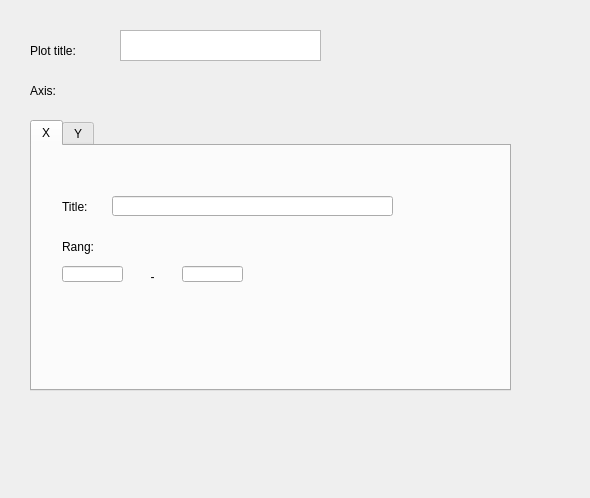
<?xml version="1.0" encoding="UTF-8"?>
<ui version="4.0">
 <class>Form</class>
 <widget class="QWidget" name="Form">
  <property name="geometry">
   <rect>
    <x>0</x>
    <y>0</y>
    <width>590</width>
    <height>498</height>
   </rect>
  </property>
  <property name="windowTitle">
   <string>Form</string>
  </property>
  <widget class="QTextEdit" name="textEdit">
   <property name="geometry">
    <rect>
     <x>120</x>
     <y>30</y>
     <width>201</width>
     <height>31</height>
    </rect>
   </property>
  </widget>
  <widget class="QLabel" name="label">
   <property name="geometry">
    <rect>
     <x>30</x>
     <y>30</y>
     <width>81</width>
     <height>41</height>
    </rect>
   </property>
   <property name="text">
    <string>Plot title:</string>
   </property>
  </widget>
  <widget class="QTabWidget" name="tabWidget">
   <property name="geometry">
    <rect>
     <x>30</x>
     <y>120</y>
     <width>481</width>
     <height>271</height>
    </rect>
   </property>
   <property name="currentIndex">
    <number>0</number>
   </property>
   <widget class="QWidget" name="tab">
    <attribute name="title">
     <string>X</string>
    </attribute>
    <widget class="QLabel" name="label_3">
     <property name="geometry">
      <rect>
       <x>30</x>
       <y>50</y>
       <width>71</width>
       <height>21</height>
      </rect>
     </property>
     <property name="text">
      <string>Title:</string>
     </property>
    </widget>
    <widget class="QLineEdit" name="lineEdit">
     <property name="geometry">
      <rect>
       <x>80</x>
       <y>50</y>
       <width>281</width>
       <height>20</height>
      </rect>
     </property>
    </widget>
    <widget class="QLabel" name="label_4">
     <property name="geometry">
      <rect>
       <x>30</x>
       <y>90</y>
       <width>71</width>
       <height>21</height>
      </rect>
     </property>
     <property name="text">
      <string>Rang:</string>
     </property>
    </widget>
    <widget class="QLineEdit" name="lineEdit_2">
     <property name="geometry">
      <rect>
       <x>30</x>
       <y>120</y>
       <width>61</width>
       <height>16</height>
      </rect>
     </property>
    </widget>
    <widget class="QLabel" name="label_5">
     <property name="geometry">
      <rect>
       <x>110</x>
       <y>120</y>
       <width>21</width>
       <height>21</height>
      </rect>
     </property>
     <property name="text">
      <string>-</string>
     </property>
     <property name="alignment">
      <set>Qt::AlignCenter</set>
     </property>
    </widget>
    <widget class="QLineEdit" name="lineEdit_3">
     <property name="geometry">
      <rect>
       <x>150</x>
       <y>120</y>
       <width>61</width>
       <height>16</height>
      </rect>
     </property>
    </widget>
   </widget>
   <widget class="QWidget" name="tab_2">
    <attribute name="title">
     <string>Y</string>
    </attribute>
   </widget>
  </widget>
  <widget class="QLabel" name="label_2">
   <property name="geometry">
    <rect>
     <x>30</x>
     <y>70</y>
     <width>81</width>
     <height>41</height>
    </rect>
   </property>
   <property name="text">
    <string>Axis:</string>
   </property>
  </widget>
 </widget>
 <resources/>
 <connections/>
</ui>
